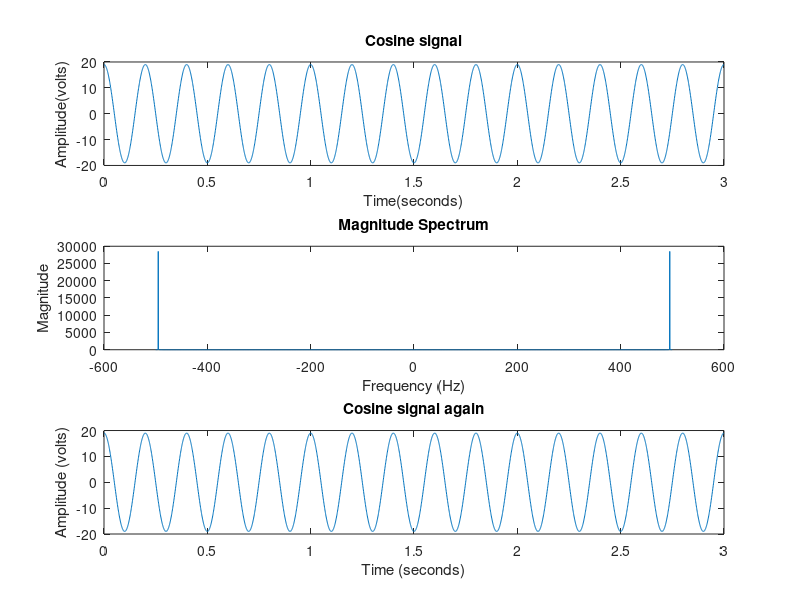

Source code (MATLAB):
%the og cosine signal
freq = 5;
amp = 19;
Fs = 1000; %sampling frequency
t = [0:1/Fs:3];

g_t = amp*cos(2*pi*freq*t);
subplot(3,1, 1);
plot(t, g_t);
title('Cosine signal');
xlabel('Time(seconds)');
ylabel('Amplitude(volts)');

%fft on the cosine signal
N = length(g_t);
g_t_fft = fft(g_t);

%frequency axis
f = [-Fs/2:Fs/N:Fs/2-Fs/N];

subplot(3,1, 2);
plot(f, abs(g_t_fft));
xlabel('Frequency (Hz)');
ylabel('Magnitude');
title('Magnitude Spectrum');

%ifft on the fft signal resulting in the og cosine signal
g_t_fft_ifft = ifft(g_t_fft);

subplot(3,1, 3);
plot(t, g_t_fft_ifft);
xlabel('Time (seconds)');
ylabel('Amplitude (volts)');
title('Cosine signal again');


